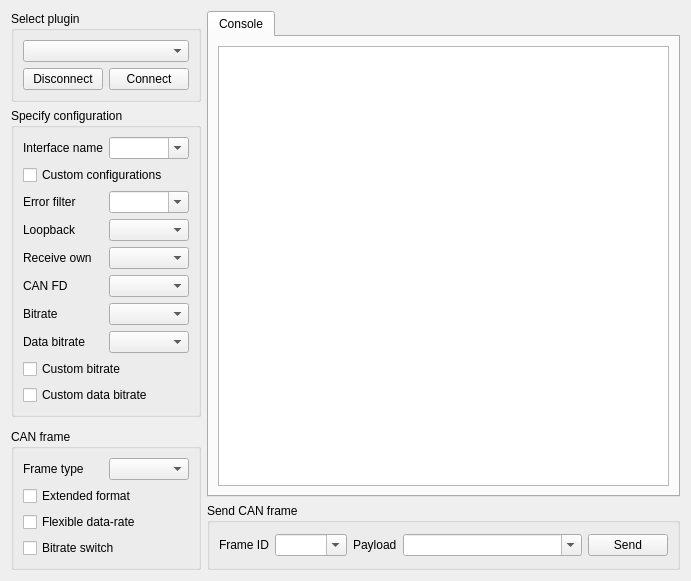
<?xml version="1.0" encoding="UTF-8"?>
<ui version="4.0">
 <class>SAKCanBusStudio</class>
 <widget class="QWidget" name="SAKCanBusStudio">
  <property name="geometry">
   <rect>
    <x>0</x>
    <y>0</y>
    <width>691</width>
    <height>443</height>
   </rect>
  </property>
  <property name="windowTitle">
   <string>CAN Studio</string>
  </property>
  <layout class="QGridLayout" name="gridLayout_2">
   <item row="4" column="0" rowspan="2">
    <widget class="QGroupBox" name="groupBox_4">
     <property name="title">
      <string>CAN frame</string>
     </property>
     <layout class="QGridLayout" name="gridLayout_4">
      <item row="3" column="0" colspan="2">
       <widget class="QCheckBox" name="bitrateSwitchCheckBox">
        <property name="text">
         <string>Bitrate switch</string>
        </property>
       </widget>
      </item>
      <item row="0" column="0">
       <widget class="QLabel" name="label_9">
        <property name="text">
         <string>Frame type</string>
        </property>
       </widget>
      </item>
      <item row="2" column="0" colspan="2">
       <widget class="QCheckBox" name="flexibleDataRateCheckBox">
        <property name="text">
         <string>Flexible data-rate</string>
        </property>
       </widget>
      </item>
      <item row="0" column="1">
       <widget class="QComboBox" name="frameTypeComboBox"/>
      </item>
      <item row="1" column="0" colspan="2">
       <widget class="QCheckBox" name="extendedFormatCheckBox">
        <property name="text">
         <string>Extended format</string>
        </property>
       </widget>
      </item>
     </layout>
    </widget>
   </item>
   <item row="5" column="1">
    <widget class="QGroupBox" name="groupBox_2">
     <property name="title">
      <string>Send CAN frame</string>
     </property>
     <layout class="QHBoxLayout" name="horizontalLayout">
      <item>
       <widget class="QLabel" name="label">
        <property name="text">
         <string>Frame ID</string>
        </property>
       </widget>
      </item>
      <item>
       <widget class="QComboBox" name="frameIdComboBox">
        <property name="editable">
         <bool>true</bool>
        </property>
       </widget>
      </item>
      <item>
       <widget class="QLabel" name="label_2">
        <property name="text">
         <string>Payload</string>
        </property>
       </widget>
      </item>
      <item>
       <widget class="QComboBox" name="payloadComboBox">
        <property name="sizePolicy">
         <sizepolicy hsizetype="Expanding" vsizetype="Fixed">
          <horstretch>0</horstretch>
          <verstretch>0</verstretch>
         </sizepolicy>
        </property>
        <property name="editable">
         <bool>true</bool>
        </property>
       </widget>
      </item>
      <item>
       <widget class="QPushButton" name="sendPushButton">
        <property name="text">
         <string>Send</string>
        </property>
       </widget>
      </item>
     </layout>
    </widget>
   </item>
   <item row="2" column="0">
    <spacer name="verticalSpacer">
     <property name="orientation">
      <enum>Qt::Vertical</enum>
     </property>
     <property name="sizeHint" stdset="0">
      <size>
       <width>20</width>
       <height>40</height>
      </size>
     </property>
    </spacer>
   </item>
   <item row="0" column="1" rowspan="5">
    <widget class="QTabWidget" name="tabWidget">
     <property name="currentIndex">
      <number>0</number>
     </property>
     <widget class="QWidget" name="tab">
      <attribute name="title">
       <string>Console</string>
      </attribute>
      <layout class="QVBoxLayout" name="verticalLayout">
       <item>
        <widget class="QTextBrowser" name="textBrowser"/>
       </item>
      </layout>
     </widget>
    </widget>
   </item>
   <item row="0" column="0">
    <widget class="QGroupBox" name="groupBox">
     <property name="title">
      <string>Select plugin</string>
     </property>
     <layout class="QGridLayout" name="gridLayout">
      <item row="0" column="0" colspan="2">
       <widget class="QComboBox" name="pluginComboBox"/>
      </item>
      <item row="1" column="0">
       <widget class="QPushButton" name="disconnectPushButton">
        <property name="text">
         <string>Disconnect</string>
        </property>
       </widget>
      </item>
      <item row="1" column="1">
       <widget class="QPushButton" name="connectPushButton">
        <property name="text">
         <string>Connect</string>
        </property>
       </widget>
      </item>
     </layout>
    </widget>
   </item>
   <item row="1" column="0">
    <widget class="QGroupBox" name="groupBox_3">
     <property name="minimumSize">
      <size>
       <width>0</width>
       <height>0</height>
      </size>
     </property>
     <property name="title">
      <string>Specify configuration</string>
     </property>
     <layout class="QGridLayout" name="gridLayout_3">
      <item row="10" column="0" colspan="2">
       <widget class="QCheckBox" name="customDataBitrateCheckBox">
        <property name="text">
         <string>Custom data bitrate</string>
        </property>
       </widget>
      </item>
      <item row="8" column="1">
       <widget class="QComboBox" name="dataBitrateComboBox"/>
      </item>
      <item row="7" column="1">
       <widget class="QComboBox" name="bitrateComboBox"/>
      </item>
      <item row="9" column="0" colspan="2">
       <widget class="QCheckBox" name="customBitrateCheckBox">
        <property name="text">
         <string>Custom bitrate</string>
        </property>
       </widget>
      </item>
      <item row="2" column="1">
       <widget class="QComboBox" name="errorFilterComboBox">
        <property name="editable">
         <bool>true</bool>
        </property>
       </widget>
      </item>
      <item row="6" column="0">
       <widget class="QLabel" name="label_8">
        <property name="text">
         <string>CAN FD</string>
        </property>
       </widget>
      </item>
      <item row="3" column="0">
       <widget class="QLabel" name="label_4">
        <property name="text">
         <string>Loopback</string>
        </property>
       </widget>
      </item>
      <item row="7" column="0">
       <widget class="QLabel" name="label_7">
        <property name="text">
         <string>Bitrate</string>
        </property>
       </widget>
      </item>
      <item row="0" column="1">
       <widget class="QComboBox" name="interfaceNameComboBox">
        <property name="editable">
         <bool>true</bool>
        </property>
       </widget>
      </item>
      <item row="3" column="1">
       <widget class="QComboBox" name="loopbackComboBox"/>
      </item>
      <item row="0" column="0">
       <widget class="QLabel" name="label_6">
        <property name="text">
         <string>Interface name</string>
        </property>
       </widget>
      </item>
      <item row="6" column="1">
       <widget class="QComboBox" name="canFdComboBox"/>
      </item>
      <item row="8" column="0">
       <widget class="QLabel" name="label_10">
        <property name="text">
         <string>Data bitrate</string>
        </property>
       </widget>
      </item>
      <item row="4" column="1">
       <widget class="QComboBox" name="receivOwnComboBox"/>
      </item>
      <item row="4" column="0">
       <widget class="QLabel" name="label_5">
        <property name="text">
         <string>Receive own</string>
        </property>
       </widget>
      </item>
      <item row="2" column="0">
       <widget class="QLabel" name="label_3">
        <property name="text">
         <string>Error filter</string>
        </property>
       </widget>
      </item>
      <item row="1" column="0" colspan="2">
       <widget class="QCheckBox" name="customConfigurationCheckBox">
        <property name="text">
         <string>Custom configurations</string>
        </property>
       </widget>
      </item>
     </layout>
    </widget>
   </item>
  </layout>
 </widget>
 <resources/>
 <connections/>
</ui>
